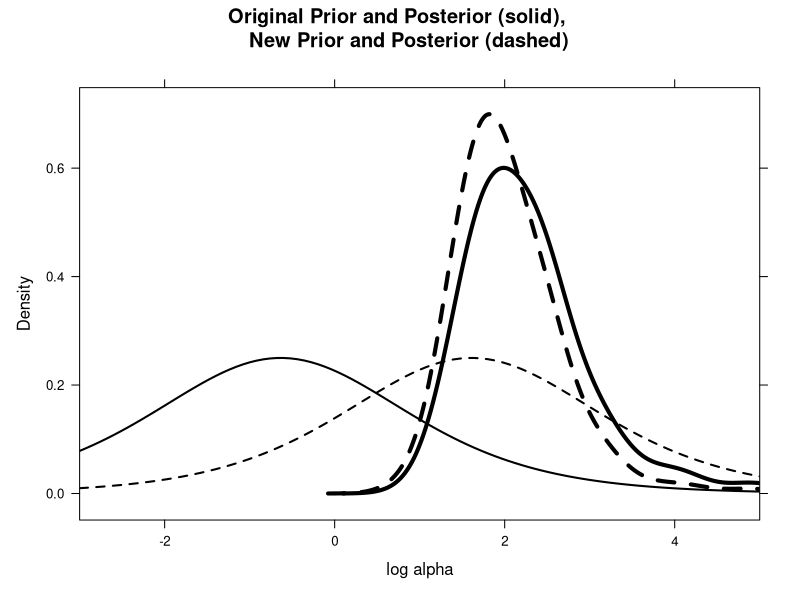

This chart was generated by the following R code:
#################################################
# Section 7.9  Bayesian Sensitivity Analysis
#################################################

 library(LearnBayes)
 data(hearttransplants)
 attach(hearttransplants)

 datapar = list(data = hearttransplants, z0 = 0.53)

 start = c(4, -7)
 fitgibbs = gibbs(poissgamexch, start, 1000, c(1,.15), datapar)


sir.old.new=function(theta, prior, prior.new)
{
log.g=log(prior(theta))
log.g.new=log(prior.new(theta))
wt=exp(log.g.new-log.g-max(log.g.new-log.g))
probs=wt/sum(wt)
n=length(probs)
indices=sample(1:n,size=n,prob=probs,replace=TRUE)
theta[indices]
}

prior=function(theta)
0.53*exp(theta)/(exp(theta)+0.53)^2
prior.new=function(theta)
5*exp(theta)/(exp(theta)+5)^2

log.alpha=fitgibbs$par[, 1]
log.alpha.new=sir.old.new(log.alpha, prior, prior.new)

############ drawing figure

library(lattice)
draw.graph=function()
{
LOG.ALPHA=data.frame("prior",log.alpha)
names(LOG.ALPHA)=c("Prior","log.alpha")
LOG.ALPHA.NEW=data.frame("new.prior",log.alpha.new)
names(LOG.ALPHA.NEW)=c("Prior","log.alpha")
D=densityplot(~log.alpha,group=Prior,data=rbind(LOG.ALPHA,LOG.ALPHA.NEW),
   plot.points=FALSE,main="Original Prior and Posterior (solid), 
   New Prior and Posterior (dashed)",
    lwd=4,adjust=2,lty=c(1,2),xlab="log alpha",xlim=c(-3,5),col="black")
update(D, panel=function(...){
    panel.curve(prior(x),lty=1,lwd=2,col="black")
    panel.curve(prior.new(x),lty=2, lwd=2,col="black")
    panel.densityplot(...)
})}

draw.graph()
